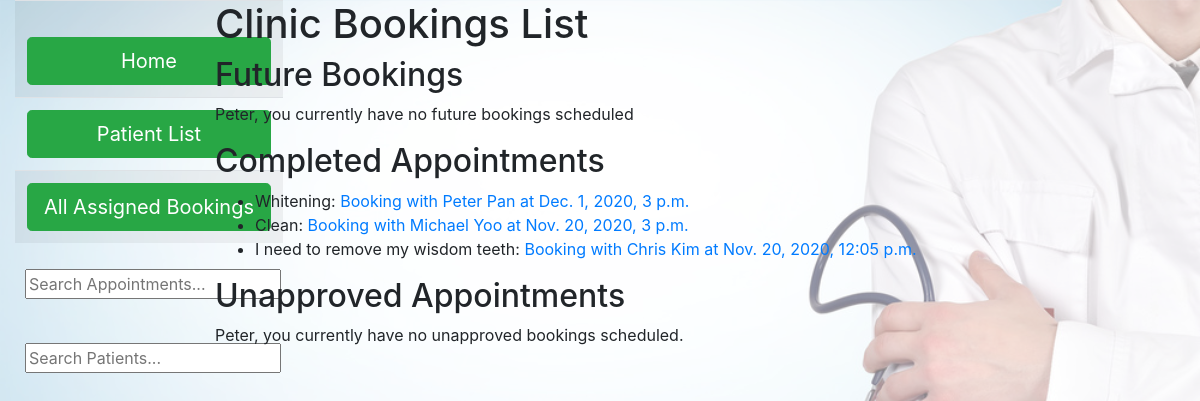
The app's page /bookings/staff/allbookings/ (signed in) with its own data.
### accounts/models.py (models this page shows)
class User(AbstractUser):
    first_name = models.CharField(max_length=20, null=False)
    last_name = models.CharField(max_length=20, null=False)
    DoB = models.DateTimeField(max_length=100, null=True)
    phone_number = models.CharField(max_length=10, null=True,validators=[phone_validator])
    email = models.EmailField(max_length=100, null=True)
    def __str__(self):
        name = self.first_name + " " + self.last_name
        return name

### bookings/models.py (models this page shows, shortened)
class Booking(models.Model):
    title = models.CharField(max_length=20)
    notes = models.TextField(max_length=50, help_text='Booking Notes')
    id = models.TextField(max_length=10, help_text='Booking ID', primary_key=True, default=0)
    importance = models.CharField(max_length=20, help_text='Level of importance ')
    length = models.DurationField(null=True,default=timedelta())
    approved = models.BooleanField(default=False)
    date = models.DateTimeField(max_length=100,null=True)
    patient = models.ForeignKey(User, on_delete=models.SET_NULL, null=True, blank=True, related_name='Patient')
    doctor = models.ForeignKey(Staff, on_delete=models.SET_NULL, null=True, blank=True, related_name='Doctor')
    assistant = models.ForeignKey(Staff, on_delete=models.SET_NULL, null=True, blank=True, related_name='Assistant')

### bookings/views.py (the view)
# urls.py: path('staff/allbookings/', views.ReceptionistBookings.as_view(), name='receptionist-list'),
class ReceptionistBookings(generic.ListView):
    model = Booking
    template_name = 'bookings/receptionist_bookings.html'
    context_object_name = 'booking_list_obj'  # name for the list as a template variable
    def get_context_data(self, **kwargs):
        context = super(ReceptionistBookings, self).get_context_data(**kwargs)
        role = views.getRole(self.request)
        context['role'] = role
        context['firstname'] = self.request.user.first_name
        context['lastname'] = self.request.user.last_name
        context['previous'] = Booking.objects.filter(date__lte=timezone.now(), approved=True).order_by('-date')
        context['upcoming'] = Booking.objects.filter(date__gte=timezone.now(), approved=True).order_by('-date')
        context['unapproved'] = Booking.objects.filter(date__gte=timezone.now(), approved=False).order_by('-date')
        return context

### accounts/views.py (called while the page is built)
def getRole(request):
    current_user = User.objects.get(username=request.user.username)
    if Staff.objects.filter(pk=current_user).exists():
        staff_object = Staff.objects.get(pk=current_user)
        return staff_object.role
    return None

### bookings/templates/bookings/receptionist_bookings.html
{% extends "staff_base.html" %}
{% block content %}
    <h1>Clinic Bookings List</h1>
    <h2>Future Bookings</h2>
    {% if upcoming %}
    <ul>
      {% for booking in upcoming %}
      <li>{{booking.title}}:
          <a href="{% url 'bookings:staff-booking-detail' booking.pk %}">Booking with {{booking.patient}} at {{booking.date}}</a>
      </li>
      {% endfor %}
    </ul>
    {% else %}
      <p>{{user.first_name}}, you currently have no future bookings scheduled</p>
    {% endif %}
    <h2>Completed Appointments</h2>
        {% if previous %}
        <ul>
          {% for b in previous %}
          <li>{{b.title}}:
            <a href="{% url 'bookings:staff-booking-detail' b.pk %}">Booking with {{b.patient}} at {{b.date}}</a>
          </li>
          {% endfor %}
        </ul>
        {% else %}
          <p>{{user.first_name}}, There have been no completed bookings as of yet.</p>
        {% endif %}
    <h2>Unapproved Appointments</h2>
            {% if unapproved %}
            <ul>
              {% for book in unapproved %}
              <li>{{book.title}}:
                <a href="{% url 'bookings:staff-booking-detail' book.pk %}">Booking with {{book.patient}} at {{book.date}}</a>
              </li>
              {% endfor %}
            </ul>
            {% else %}
              <p>{{user.first_name}}, you currently have no unapproved bookings scheduled.</p>
        {% endif %}
{% endblock %}

### accounts/static/css/staff.css (style rules this page uses)
body { background-image: url('verification-image.png'); background-size: cover; }

### records on screen
User: first_name "Peter"
Booking: title "Whitening", patient "Peter Pan", date "Dec. 1, 2020, 3 p.m."
Booking: title "Clean", patient "Michael Yoo", date "Nov. 20, 2020, 3 p.m."
Booking: title "I need to remove my wisdom teeth", patient "Chris Kim", date "Nov. 20, 2020, 12:05 p.m."
